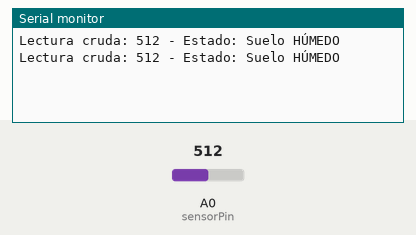
Bench run of a sketch on a simulated Arduino Uno, built with avr-gcc and run on an emulated ATmega328P. Shown: the last lines printed to the serial monitor. The test bench sets the inputs (shaded band); at power-on: A0 (sensorPin) = 512.

Above: at 1.8 s.
1.9 s: A0 (sensorPin) set to 415
At 2.8 s:
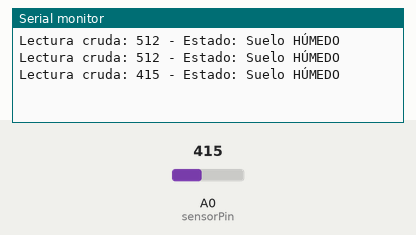
3.4 s: A0 (sensorPin) set to 387
At 4.7 s:
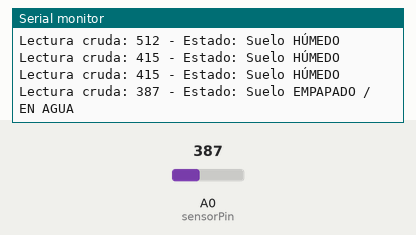

Measured:
- the behaviour switches between 400 and 399 on A0 (sensorPin) (found by bisection; images 1 and 2)
- after the input at 1.9 s, the serial monitor: prints a new line after 0.10 s (image 1)
- after the input at 3.4 s, the serial monitor: prints a new line after 0.60 s (image 2)

The sketch:

fc28_code.ino
```cpp
const int sensorPin = A0;
int valorHumedad = 0;

void setup() {
  Serial.begin(9600);
}

void loop() {
  valorHumedad = analogRead(sensorPin);

  Serial.print("Lectura cruda: ");
  Serial.print(valorHumedad);

  if (valorHumedad >= 800) {
    Serial.println(" - Estado: Suelo SECO");
  }
  else if (valorHumedad < 800 && valorHumedad >= 400) {
    Serial.println(" - Estado: Suelo HÚMEDO");
  }
  else {
    Serial.println(" - Estado: Suelo EMPAPADO / EN AGUA");
  }

  delay(1000);
}
```
